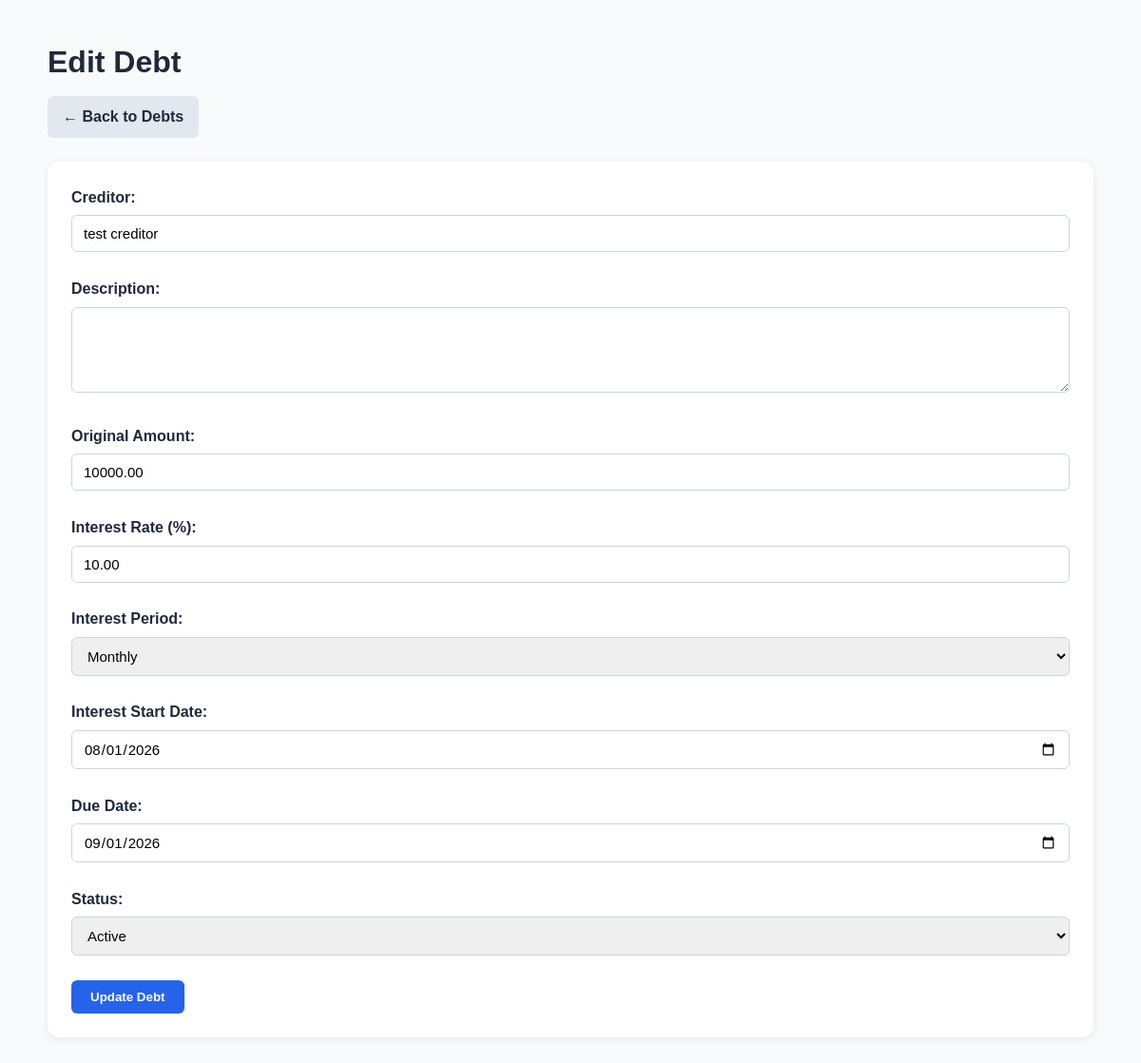
The page /debt/edit.php?id=6 on the database its author committed.
### tables this page shows
CREATE TABLE `debts` (
  `id` int(11) NOT NULL,
  `user_id` int(11) NOT NULL,
  `creditor` varchar(150) NOT NULL,
  `description` text NOT NULL,
  `original_amount` decimal(10,2) NOT NULL,
  `interest_rate` decimal(5,2) NOT NULL,
  `interest_period` varchar(20) NOT NULL,
  `interest_start_date` date NOT NULL,
  `due_date` date NOT NULL,
  `status` varchar(30) NOT NULL,
  `created_at` timestamp NOT NULL DEFAULT current_timestamp()
);

### debt/edit.php (the view, shortened to what this page needs)
<?php
require_once "../config/database.php";
$id = $_GET['id'] ?? null;
$stmt = $pdo->prepare("
    SELECT
        id,
        creditor,
        description,
        original_amount,
        interest_rate,
        interest_period,
        interest_start_date,
        due_date,
        status
    FROM debts
    WHERE id = ?
");
$stmt->execute([$id]);
$debt = $stmt->fetch(PDO::FETCH_ASSOC);
?>
<!DOCTYPE html>
<html lang="en">
<head>
    <link
        rel="stylesheet"
        href="../assets/css/style.css"
    >
</head>
<body>
    <h1>Edit Debt</h1>
    <p>
        <a href="index.php">
            ← Back to Debts
        </a>
    </p>
    <form method="POST">
        <div>
            <label for="creditor">
                Creditor:
            </label>
            <input
                type="text"
                id="creditor"
                name="creditor"
                value="<?php echo htmlspecialchars($debt['creditor']); ?>"
                required
            >
        </div>
        <br>
        <div>
            <label for="description">
                Description:
            </label>
            <textarea
                id="description"
                name="description"
                rows="4"
                cols="40"
            ><?php echo htmlspecialchars($debt['description']); ?></textarea>
        </div>
        <br>
        <div>
            <label for="original_amount">
                Original Amount:
            </label>
            <input
                type="number"
                id="original_amount"
                name="original_amount"
                step="0.01"
                min="0.01"
                value="<?php echo htmlspecialchars($debt['original_amount']); ?>"
                required
            >
        </div>
        <br>
        <div>
            <label for="interest_rate">
                Interest Rate (%):
            </label>
            <input
                type="number"
                id="interest_rate"
                name="interest_rate"
                step="0.01"
                min="0"
                value="<?php echo htmlspecialchars($debt['interest_rate']); ?>"
            >
        </div>
        <br>
        <div>
            <label for="interest_period">
                Interest Period:
            </label>
            <select
                id="interest_period"
                name="interest_period"
                required
            >
                <option
                    value="monthly"
                    <?php
                    if ($debt['interest_period'] === 'monthly') {
                        echo 'selected';
                    }
                    ?>
                >
                    Monthly
                </option>
            </select>
        </div>
        <br>
        <div>
            <label for="interest_start_date">
                Interest Start Date:
            </label>
            <input
                type="date"
                id="interest_start_date"
                name="interest_start_date"
                value="<?php echo htmlspecialchars($debt['interest_start_date']); ?>"
                required
            >
        </div>
        <br>
        <div>
            <label for="due_date">
                Due Date:
            </label>
            <input
                type="date"
                id="due_date"
                name="due_date"
                value="<?php echo htmlspecialchars($debt['due_date']); ?>"
                required
            >
        </div>
        <br>
        <div>
            <label for="status">
                Status:
            </label>
            <select
                id="status"
                name="status"
                required
            >
                <option
                    value="active"
                    <?php
                    if ($debt['status'] === 'active') {
                        echo 'selected';
                    }
                    ?>
                >
                    Active
                </option>
            </select>
        </div>
        <br>
        <button type="submit">
            Update Debt
        </button>
    </form>
</body>
</html>

### assets/css/style.css (style rules this page uses)
* { box-sizing: border-box; margin: 0; padding: 0; }
body { font-family: Arial, sans-serif; background: #f8fafc; color: #1e293b; padding: 40px; line-height: 1.6; }
h1 { margin-bottom: 10px; }
a { color: #2563EB; text-decoration: none; }
p { margin-bottom: 15px; }
body > h1, body > p, body > form, body > table { max-width: 1100px; margin-left: auto; margin-right: auto; }
form { background: white; padding: 25px; border-radius: 12px; box-shadow: 0 2px 8px rgba(0, 0, 0, 0.08); }
form label { display: block; margin-bottom: 6px; font-weight: 600; }
form input, form select, form textarea { width: 100%; padding: 10px 12px; border: 1px solid #cbd5e1; border-radius: 6px; font-family: inherit; font-size: 15px; }
form button { padding: 10px 20px; border: none; border-radius: 6px; background: #2563EB; color: white; font-weight: 600; cursor: pointer; }
body > p a { display: inline-block; margin-right: 10px; margin-bottom: 10px; padding: 9px 16px; border-radius: 6px; font-weight: 600; background: #e2e8f0; color: #1e293b; }

### rows shown on the page
debts: creditor "test creditor", original_amount "10000.00", interest_rate "10.00", interest_period "Monthly", interest_start_date "08/01/2026", due_date "09/01/2026", status "Active"
